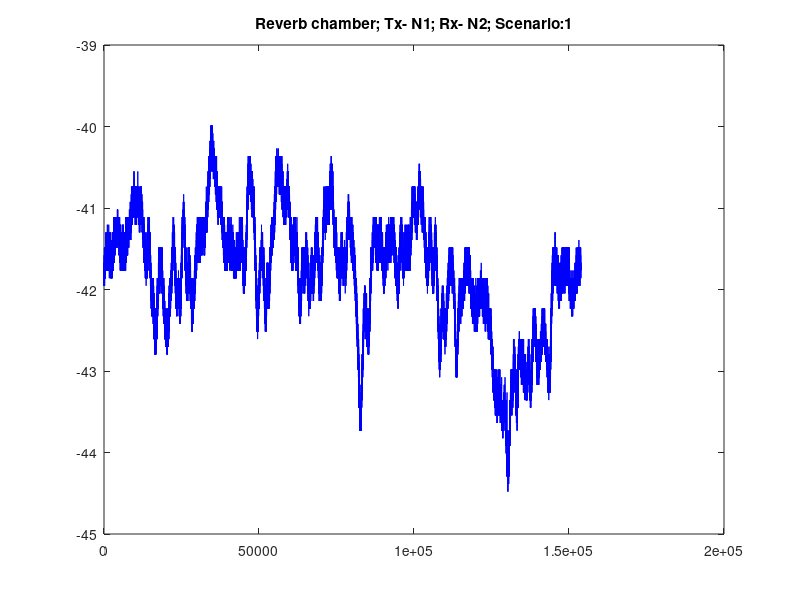
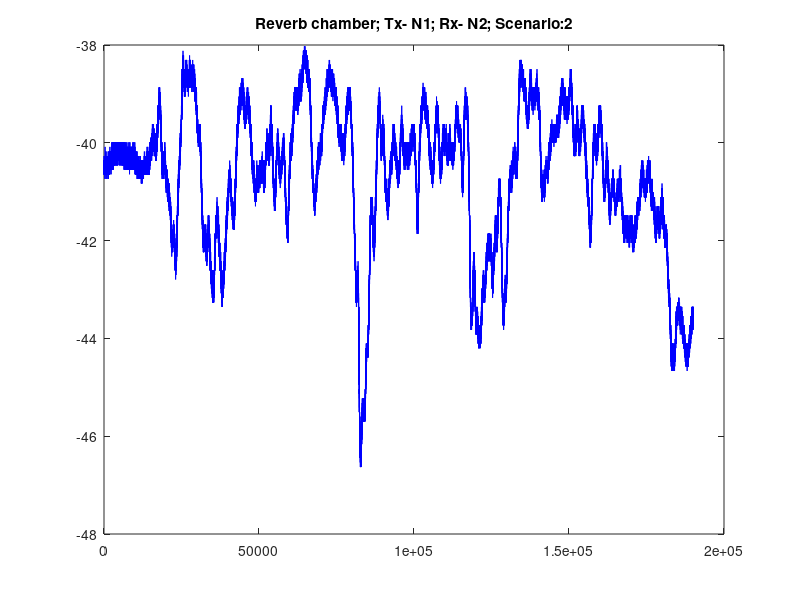
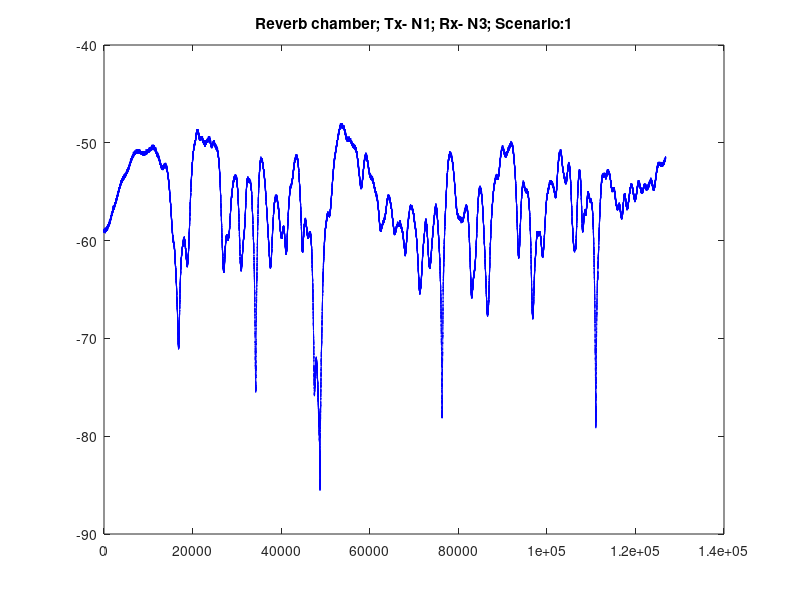
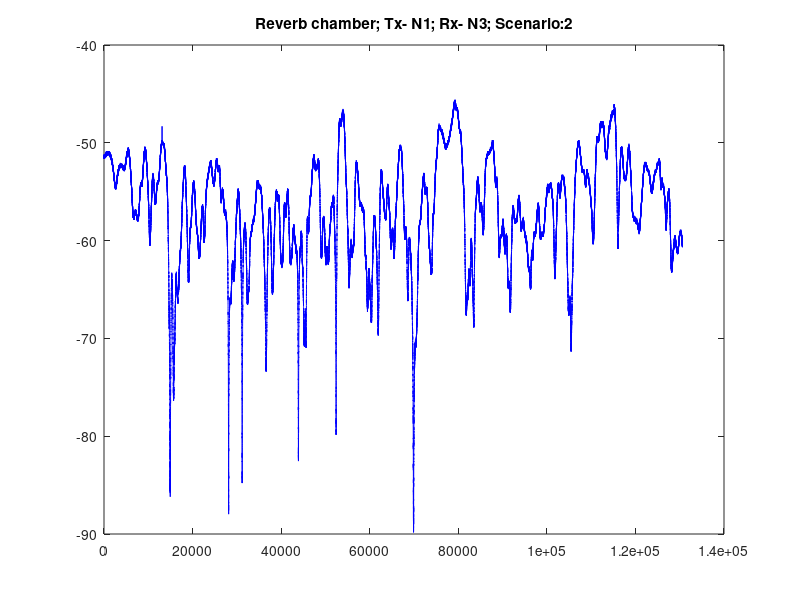

The MATLAB source for these figures, in order:
%to plot Reverb%

load('R_N1_Tx_N2_Rx_S1_S2.mat')

figure;    plot(P_dBm_out_n1_structure.vector_out_1,'b');   
title('Reverb chamber; Tx- N1; Rx- N2; Scenario:1')    
figure;    plot(P_dBm_out_n1_structure.vector_out_2,'b');    
title('Reverb chamber; Tx- N1; Rx- N2; Scenario:2')

%%
load('R_N1_Tx_N3_Rx_S1_S2.mat')

figure;    plot(P_dBm_out_n1_structure.vector_out_1,'b');   
title('Reverb chamber; Tx- N1; Rx- N3; Scenario:1')    
figure;    plot(P_dBm_out_n1_structure.vector_out_2,'b');    
title('Reverb chamber; Tx- N1; Rx- N3; Scenario:2')

%%
load('R_N2_Tx_N1_Rx_S1_S2.mat')

figure;    plot(P_dBm_out_n1_structure.vector_out_1,'b');   
title('Reverb chamber; Tx- N2; Rx- N1; Scenario:1')    
figure;    plot(P_dBm_out_n1_structure.vector_out_2,'b');    
title('Reverb chamber; Tx- N2; Rx- N1; Scenario:2')

%%
load('R_N2_Tx_N3_Rx_S1_S2.mat')

figure;    plot(P_dBm_out_n1_structure.vector_out_1,'b');   
title('Reverb chamber; Tx- N2; Rx- N3; Scenario:1')    
figure;    plot(P_dBm_out_n1_structure.vector_out_2,'b');    
title('Reverb chamber; Tx- N2; Rx- N3; Scenario:2')

%%
load('R_N3_Tx_N1_Rx_S1_S2.mat')

figure;    plot(P_dBm_out_n1_structure.vector_out_1,'b');   
title('Reverb chamber; Tx- N3; Rx- N1; Scenario:1')    
figure;    plot(P_dBm_out_n1_structure.vector_out_2,'b');    
title('Reverb chamber; Tx- N3; Rx- N1; Scenario:2')

%%
load('R_N3_Tx_N2_Rx_S1_S2.mat')

figure;    plot(P_dBm_out_n1_structure.vector_out_1,'b');   
title('Reverb chamber; Tx- N3; Rx- N2; Scenario:1')    
figure;    plot(P_dBm_out_n1_structure.vector_out_2,'b');    
title('Reverb chamber; Tx- N3; Rx- N2; Scenario:2')